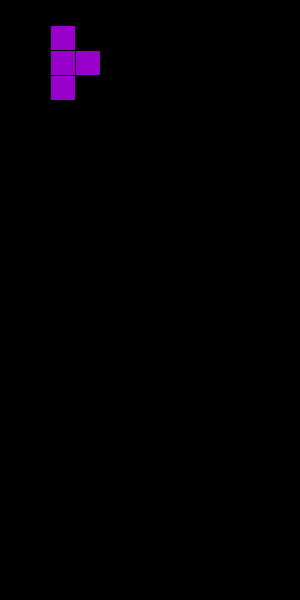
Frame 1 (no input)
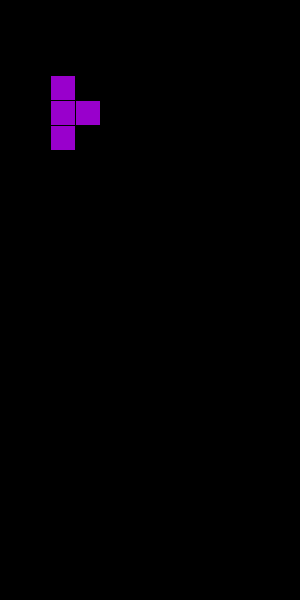
Frame 60 (the mouse pressed at the canvas centre just before this capture)
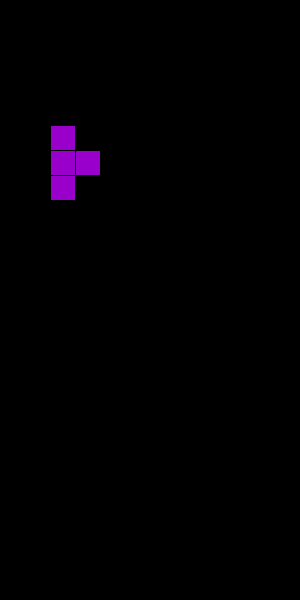
Frame 120 (the mouse held since frame 60 and released just before this capture)

The Processing sketch that drew these frames (run headless with seeded random() and noise(); from frame 60 on, the mouse is pressed at the canvas centre):

// Processing sketch: week13_7_terris_falling
// ── week13_7_terris_falling.pde
//week13_7_terris_falling
void setup(){
  size(300,600);
}
float x = 50,y = 50;
void draw(){
  
  background(0);
  fill(153,0,204);
  rect(x,y-25,25,25);
  rect(x+25,y,25,25);
  rect(x,y,25,25);
  rect(x,y+25,25,25);
  if(frameCount%50==0) y+=50;
}
void keyPressed(){
  if(keyCode==RIGHT) x+=25;
  if(keyCode==LEFT) x-=25;
}
